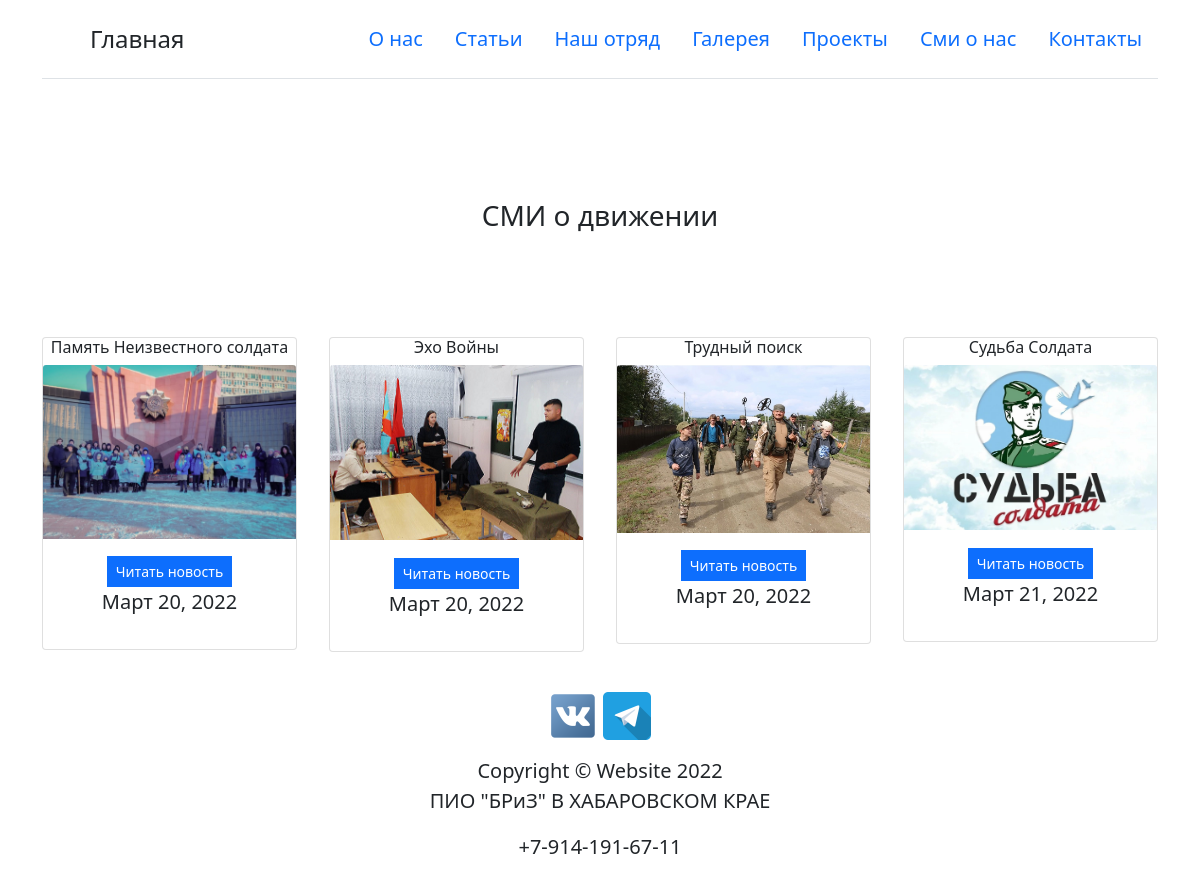
The app's page /smi/ with its own data.
### poisk_hhv_main/models.py (models this page shows, shortened)
class Smi(models.Model):
    title = CharField(max_length=100, verbose_name="Заголовок")
    image = ImageField(upload_to="smi_about/images",
                       verbose_name="Изображение")
    url = URLField(blank=True, verbose_name="Адрес ссылки")
    date = DateField(default=date.today, verbose_name="Дата")
    class Meta:
        verbose_name = "Сми о нас"
        verbose_name_plural = "Сми о нас"

### poisk_hhv_main/views.py (the view)
# urls.py: path('smi/', views.smi_about, name='smi_about'),
def smi_about(request):
    smis = Smi.objects.all()
    return render(request, "smi_about.html", {"smis": smis})

### poisk_hhv_main/templates/smi_about.html
{% extends 'layout.html' %}
{% load static %}
{% block content %}
<div class=" text-white  my-5 py-4 text-center">
    <div class="card-body">
        <h3 class="text-dark m-0">СМИ о движении</h3>
    </div>
</div>
<div class="row my-6 text-center">
  {% for smi in smis %}
  <div class="col-md-3 p-3">
    <div class="card  card-project">
        <h6>{{ smi.title|striptags|truncatechars:40 }}</h6>
      <img src="{{smi.image.url }}" class="card-img-top" />
      <div class="card-body">
        {% if smi.url %}
        <a href="{{smi.url}}" class="btn btn-primary rounded-0 btn-sm" target="__blank" rel="noreferrer">Читать новость </a>
        {% endif %}
        <p>{{ smi.date }}</p>
      </div>
    </div>
  </div>
  {% endfor %}
</div>
{% endblock %}

### poisk_hhv_main/static/main.css (style rules this page uses)
* { margin: 0; padding: 0; }
body { color: rgb(0, 0, 0); margin: 0; padding: 0; }

### records on screen
Smi: title "Память Неизвестного солдата", image (picture), date "Март 20, 2022"
Smi: title "Эхо Войны", image (picture), date "Март 20, 2022"
Smi: title "Трудный поиск", image (picture), date "Март 20, 2022"
Smi: title "Судьба Солдата", image (picture), date "Март 21, 2022"
